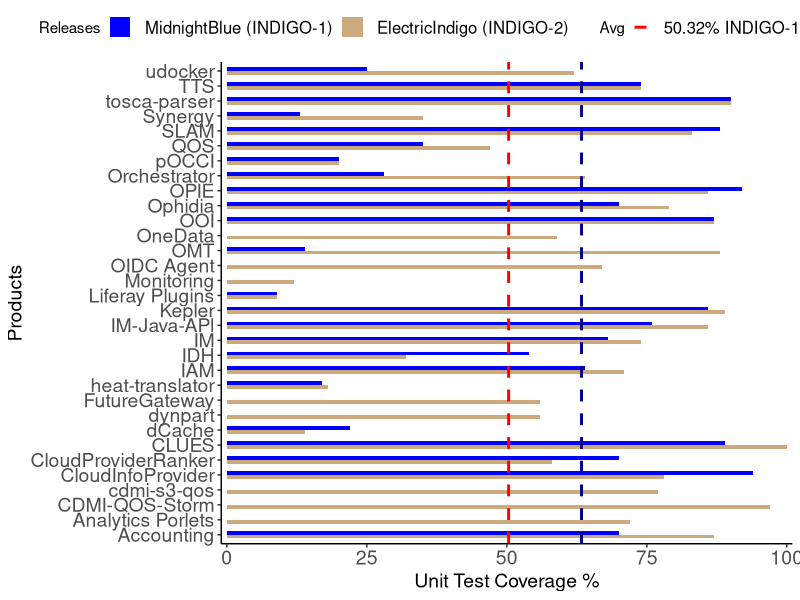

Generate this figure with R:
datafn<-read.csv('data/figure2n.csv', header=TRUE)
names(datafn)

rel1<- as.character(datafn$Release)[1]
rel1
val1<-datafn[as.character(datafn$Release)==unique(as.character(datafn$Release))[1],]
val1$Avg

rel1avg<-paste(val1$Avg[1], '% INDIGO-1',sep='')

rel2<-as.character(datafn$Release)[2]
rel2
val2<-datafn[as.character(datafn$Release)==unique(as.character(datafn$Release))[2],]
val2$Avg

rel2avg<-paste(val2$Avg[1], '% INDIGO-2',sep='')

Avg<-c(rel1,rel2)   
library(ggplot2)

ggplot(datafn, aes(fill=Release , x=Product, y=Value)) +
  geom_bar(stat="identity", position="dodge",  size=1, width=0.5) +
  xlab("Products") +
  ylab("Unit Test Coverage %") +
  scale_y_continuous(limits = c(0,100),
                     expand=c(0,1))+
  geom_hline(aes(yintercept=val1$Avg[1],  
                 linetype='MidnightBlue'),
             colour='red',
             size=1, alpha=1) +
  geom_hline(aes(yintercept=val2$Avg[1],  
                 linetype='ElectricIndigo'), 
             colour='darkblue',
             size=1, alpha=1)  +
  scale_fill_manual(name='Releases', values=c("blue", "burlywood3"),
                    breaks = c(rel1,
                               rel2)) +
  scale_linetype_manual(name="Avg", 
                        values=c(2, 2),
                        guide = guide_legend(override.aes = 
                                               list(color = c("red", 
                                                              "darkblue"))),
                        labels = c(rel1avg,
                                   rel2avg)) +
  coord_flip()+
  theme(legend.key = element_rect(fill = "white", colour = "white"),
        axis.text=element_text(size=14),
        axis.title=element_text(size=14),
        #axis.text.x = element_text(angle = 60, hjust=1),
        axis.line = element_line(colour = "black"),
        panel.grid.major = element_blank(),
        panel.grid.minor = element_blank(),
        panel.border = element_blank(),
        panel.background = element_blank(),
        legend.position="top",
        legend.text=element_text(size=12))

